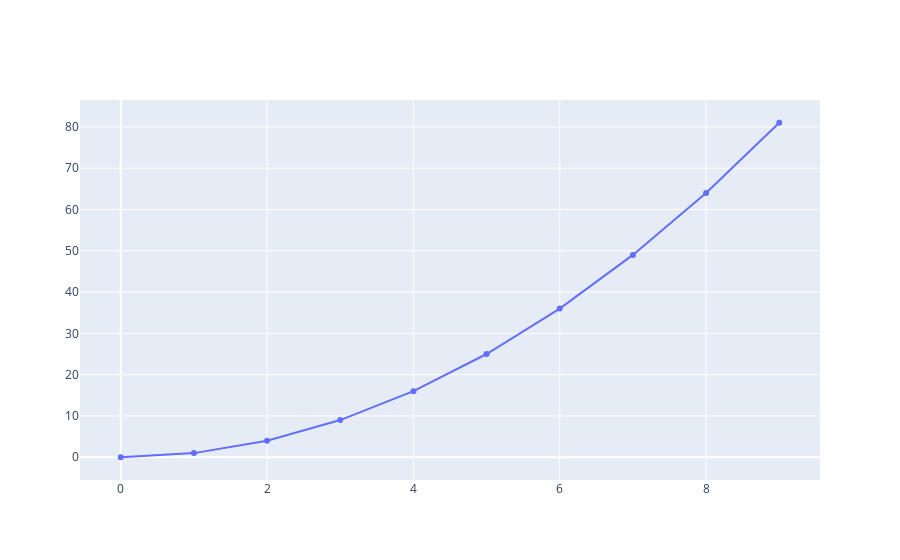

The cell this chart's notebook holds for it:
### Code cell
# import plotly.graph_objects as go
# import numpy as np

x = np.arange(10)

fig = go.Figure(data=go.Scatter(x=x, y=x**2))
fig.show()

### Figure 1 — Plotly figure (JSON) as saved in the notebook; plotly's stock layout.template omitted (floating-point values rounded to 4 significant figures)
{"data": [{"type": "scatter", "x": [0, 1, 2, 3, 4, 5, 6, 7, 8, 9], "y": [0, 1, 4, 9, 16, 25, 36, 49, 64, 81]}], "layout": {}}
